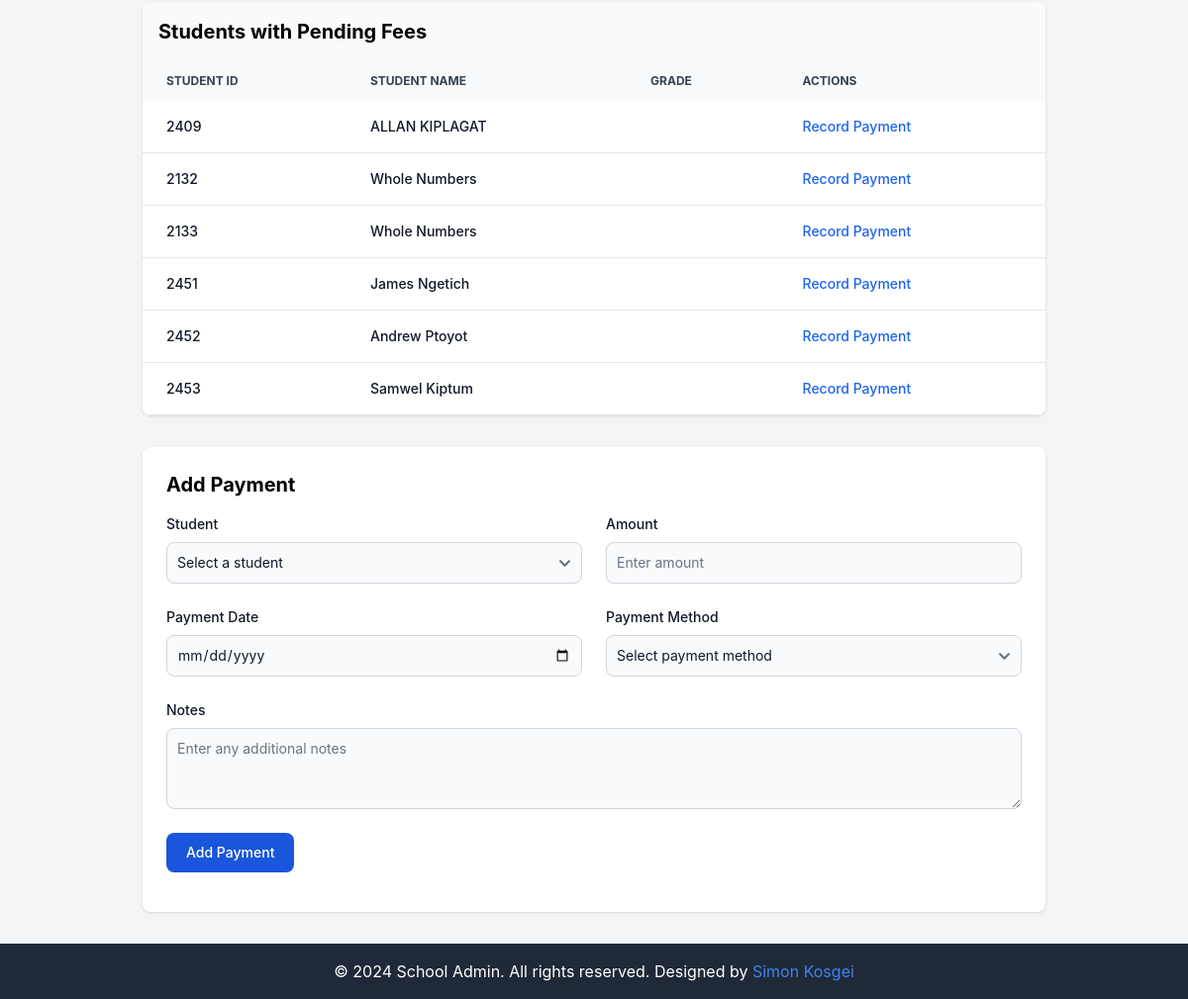
Before: /control/fees/ (signed in, lower part) with the older database file.
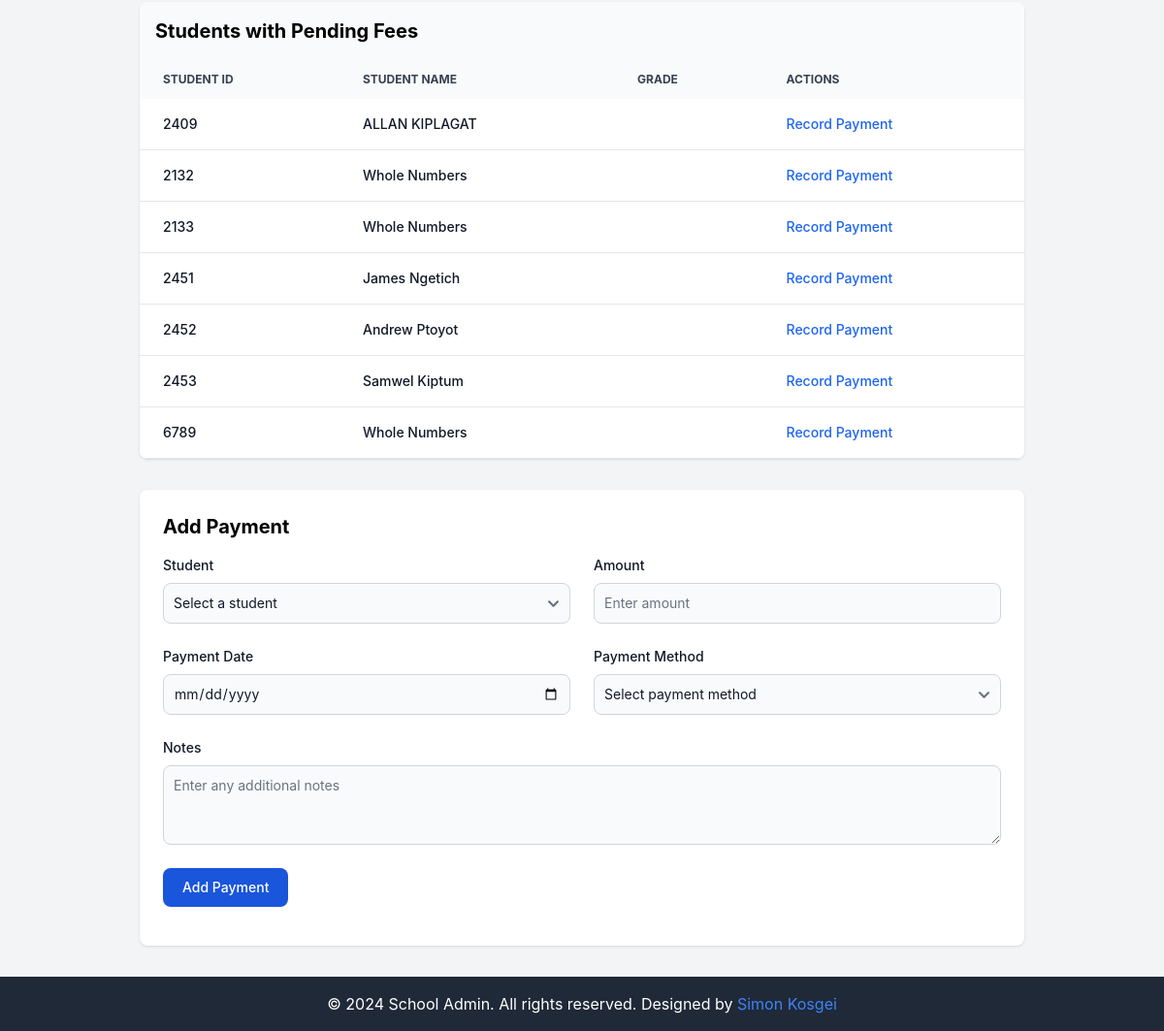
After: the same page with the newer database file.
### learners/models.py (models this page shows, shortened)
class LearnerRegister(models.Model):
    GENDER_CHOICES = [
        ('Male', 'Male'),
        ('Female', 'Female'),
    ]
    register_date = models.DateTimeField(auto_now_add=True)
    learner_id = models.IntegerField(unique=True)
    date_of_birth = models.DateField()
    name = models.CharField(max_length=100)
    grade = models.ForeignKey(Grade, on_delete=models.CASCADE, related_name='learners', default='1')
    gender = models.CharField(max_length=100, choices=GENDER_CHOICES)
    name_of_parent = models.CharField(max_length=100, default='Parent')
    parent_contact = models.CharField(max_length=100, default='Contact')
    fee_balance = models.DecimalField(max_digits=10, decimal_places=2, default=0)
    maize_balance = models.DecimalField(max_digits=10, decimal_places=2, default=0)
    beans_balance = models.DecimalField(max_digits=10, decimal_places=2, default=0)

### administrator/views.py (the view, shortened to what this page needs)
# urls.py: path('fees/', fees_management, name="fees_management"),
@login_required
def fees_management(request):
    filter_param = request.GET.get('filter', '')
    payments = FeesModel.objects.select_related('learner_id').order_by('-register_date')
    if filter_param == 'this_week':
        start_of_week = timezone.now().date() - timezone.timedelta(days=timezone.now().weekday())
        payments = payments.filter(register_date__gte=start_of_week)
    elif filter_param == 'this_month':
        payments = payments.filter(register_date__month=timezone.now().month, register_date__year=timezone.now().year)
    elif filter_param == 'this_year':
        payments = payments.filter(register_date__year=timezone.now().year)
    context = {
        'recent_payments': FeesModel.objects.order_by('-register_date')[:10],
        'students_with_pending_fees': LearnerRegister.objects.filter(feesmodel__isnull=True),
        'students': LearnerRegister.objects.all(),
    }
    return render(request, 'admin/fees.html', context)

### templates/admin/fees.html (shortened to what the changed rows need)
<head>
</head>
{% extends 'admin/base.html' %}
{% load static %}
{% block content %}
<div class="container p-8">
    <br>
    <div class="mt-8 bg-white dark:bg-gray-800 rounded-lg shadow overflow-hidden">
        <h2 class="text-xl font-bold p-4 bg-gray-50 dark:bg-gray-700">Students with Pending Fees</h2>
        <div class="overflow-x-auto">
            <table class="w-full text-sm text-left text-gray-500 dark:text-gray-400">
                <thead class="text-xs text-gray-700 uppercase bg-gray-50 dark:bg-gray-700 dark:text-gray-400">
                    <tr>
                        <th scope="col" class="px-6 py-3">Student ID</th>
                        <th scope="col" class="px-6 py-3">Student Name</th>
                        <th scope="col" class="px-6 py-3">Grade</th>
                        <th scope="col" class="px-6 py-3">Actions</th>
                    </tr>
                </thead>
                <tbody>
                    {% for student in students_with_pending_fees %}
                        <tr class="bg-white border-b dark:bg-gray-800 dark:border-gray-700 hover:bg-gray-50 dark:hover:bg-gray-600">
                            <td class="px-6 py-4 font-medium text-gray-900 dark:text-white whitespace-nowrap">
                                {{ student.learner_id }}
                            </td>
                            <td class="px-6 py-4 font-medium text-gray-900 dark:text-white whitespace-nowrap">
                                {{ student.name }}
                            </td>
                            <td class="px-6 py-4">{{ student.grade_name }}</td>
                            <td class="px-6 py-4">
                                <button onclick="openPaymentModal({{ student.id }}, '{{ student.name }}')" class="font-medium text-blue-600 dark:text-blue-500 hover:underline">Record Payment</button>
                            </td>
                        </tr>
                    {% empty %}
                        <tr class="bg-white border-b dark:bg-gray-800 dark:border-gray-700">
                    <td colspan="3" class="px-6 py-4 text-center">No students with pending fees</td>
                </tr>
            {% endfor %}
            </tbody>
        </table>
    </div>
    </div>
    <div class="mt-8 bg-white dark:bg-gray-800 rounded-lg shadow p-6">
        <h2 class="text-xl font-bold mb-4">Add Payment</h2>
    </div>
</div>
{% endblock %}

Changed rows visible on the page:
added LearnerRegister: learner_id "6789", name "Whole Numbers"
